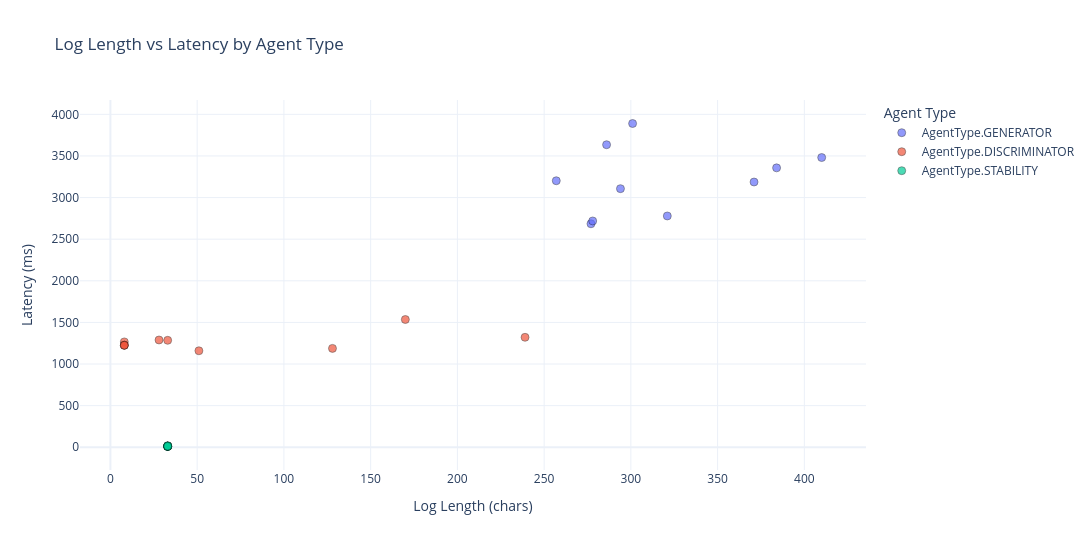

Here is the notebook cell this chart was saved with:
### Markdown cell above
### 📊 Log Length vs Latency by Agent Type

This cell visualizes the **relationship between log length and execution latency** across different agent types using a color-coded scatter plot.

#### 🧠 What this code does:

* Copies the full agent log dataframe and calculates `log_length` as the number of characters in each log entry.
* Uses Plotly Express to create a scatter plot where:

  * The x-axis shows log length (verbosity).
  * The y-axis shows execution latency in milliseconds.
  * Each point represents a single agent invocation.
  * Colors distinguish between different `agent_type`s.
* Enhances visibility with:

  * Uniform marker size and transparency
  * Black borders around points
  * Interactive hover showing `provider_id` and `file_log_id`

#### 🔍 What you're observing:

* Vertical clusters indicate agents with **fixed-length logs but variable latencies**.
* Horizontal clusters suggest **latency-stable agents** that vary in verbosity.
* Diagonal or wide spreads reflect agents where **log length correlates with processing time** — potentially due to:

  * Complex tasks generating detailed logs
  * GPT-based agents returning full conversations
* Overlapping clusters help identify shared behaviors or implementation patterns.

This visualization is helpful for diagnosing **performance bottlenecks**, understanding **log overhead**, and verifying whether logging verbosity scales with task complexity.

### Code cell
import plotly.express as px

df_stability = df_agent_expanded.copy()
df_stability["log_length"] = df_stability["log"].apply(lambda x: len(str(x)) if x else 0)

fig = px.scatter(
    df_stability,
    x="log_length",
    y="latency_ms",
    color="agent_type",
    title="Log Length vs Latency by Agent Type",
    labels={
        "log_length": "Log Length (chars)",
        "latency_ms": "Latency (ms)",
        "agent_type": "Agent Type"
    },
    hover_data=["provider_id", "file_log_id"],
    template="plotly_white"
)

fig.update_traces(marker=dict(size=8, opacity=0.7, line=dict(width=0.5, color='black')))

fig.update_layout(
    width=1600,
    height=550,
    legend_title="Agent Type"
)

fig.show()

### Figure 1 — Plotly figure (JSON) as saved in the notebook; plotly's stock layout.template omitted (floating-point values rounded to 4 significant figures)
{"data": [{"customdata": [[2, 1], [2, 2], [2, 3], [2, 4], [2, 5], [2, 6], [2, 7], [2, 8], [2, 9], [2, 10]], "hovertemplate": "Agent Type=AgentType.GENERATOR<br>Log Length (chars)=%{x}<br>Latency (ms)=%{y}<br>provider_id=%{customdata[0]}<br>file_log_id=%{customdata[1]}<extra></extra>", "legendgroup": "AgentType.GENERATOR", "marker": {"color": "#636efa", "line": {"color": "black", "width": 0.5}, "opacity": 0.7, "size": 8, "symbol": "circle"}, "mode": "markers", "name": "AgentType.GENERATOR", "orientation": "v", "showlegend": true, "type": "scatter", "x": [294, 410, 257, 371, 286, 301, 277, 278, 321, 384], "xaxis": "x", "y": [3107, 3481, 3202, 3187, 3635, 3890, 2685, 2719, 2779, 3357], "yaxis": "y"}, {"customdata": [[3, 1], [3, 2], [3, 3], [3, 4], [3, 5], [3, 6], [3, 7], [3, 8], [3, 9], [3, 10]], "hovertemplate": "Agent Type=AgentType.DISCRIMINATOR<br>Log Length (chars)=%{x}<br>Latency (ms)=%{y}<br>provider_id=%{customdata[0]}<br>file_log_id=%{customdata[1]}<extra></extra>", "legendgroup": "AgentType.DISCRIMINATOR", "marker": {"color": "#EF553B", "line": {"color": "black", "width": 0.5}, "opacity": 0.7, "size": 8, "symbol": "circle"}, "mode": "markers", "name": "AgentType.DISCRIMINATOR", "orientation": "v", "showlegend": true, "type": "scatter", "x": [33, 239, 170, 28, 51, 128, 8, 8, 8, 8], "xaxis": "x", "y": [1285, 1321, 1535, 1289, 1159, 1188, 1266, 1227, 1225, 1225], "yaxis": "y"}, {"customdata": [[4, 1], [4, 2], [4, 3], [4, 4], [4, 5], [4, 6], [4, 7], [4, 8], [4, 9], [4, 10]], "hovertemplate": "Agent Type=AgentType.STABILITY<br>Log Length (chars)=%{x}<br>Latency (ms)=%{y}<br>provider_id=%{customdata[0]}<br>file_log_id=%{customdata[1]}<extra></extra>", "legendgroup": "AgentType.STABILITY", "marker": {"color": "#00cc96", "line": {"color": "black", "width": 0.5}, "opacity": 0.7, "size": 8, "symbol": "circle"}, "mode": "markers", "name": "AgentType.STABILITY", "orientation": "v", "showlegend": true, "type": "scatter", "x": [33, 33, 33, 33, 33, 33, 33, 33, 33, 33], "xaxis": "x", "y": [11, 13, 10, 9, 10, 14, 13, 19, 15, 11], "yaxis": "y"}], "layout": {"height": 550, "legend": {"title": {"text": "Agent Type"}, "tracegroupgap": 0}, "title": {"text": "Log Length vs Latency by Agent Type"}, "width": 1600, "xaxis": {"anchor": "y", "domain": [0, 1], "title": {"text": "Log Length (chars)"}}, "yaxis": {"anchor": "x", "domain": [0, 1], "title": {"text": "Latency (ms)"}}}}
